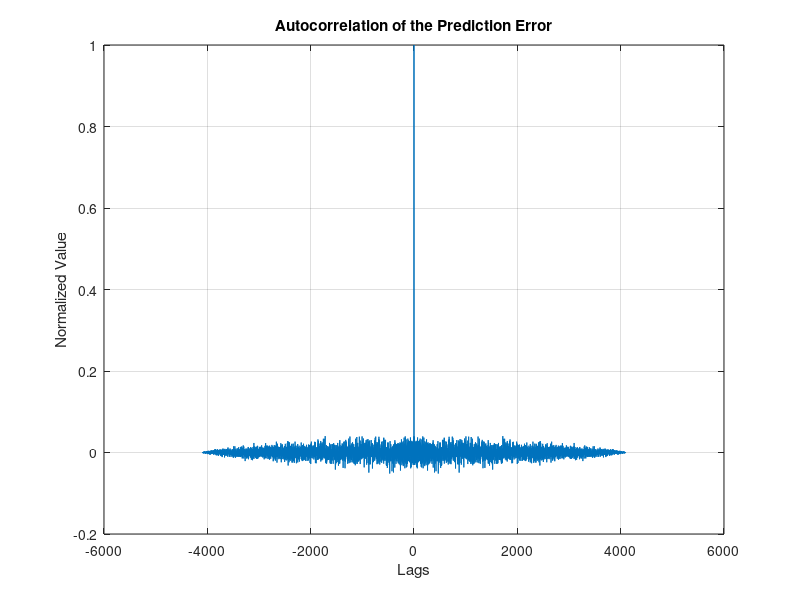

The MATLAB script that drew this image:
randn('state',0);
noise = randn(50000,1);  % Normalized white Gaussian noise
x = filter(1,[1 1/2 1/3 1/4],noise);
x = x(45904:50000);

a = lpc(x,3);
est_x = filter([0 -a(2:end)],1,x);    % Estimated signal
e = x - est_x;                        % Prediction error
[acs,lags] = xcorr(e,'coeff');   % ACS of prediction error

plot(1:97,x(4001:4097),1:97,est_x(4001:4097),'--');
title('Original Signal vs. LPC Estimate');
xlabel('Sample Number'); ylabel('Amplitude');
legend('Original Signal','LPC Estimate')

plot(lags,acs); 
title('Autocorrelation of the Prediction Error');
xlabel('Lags'); ylabel('Normalized Value'); grid;